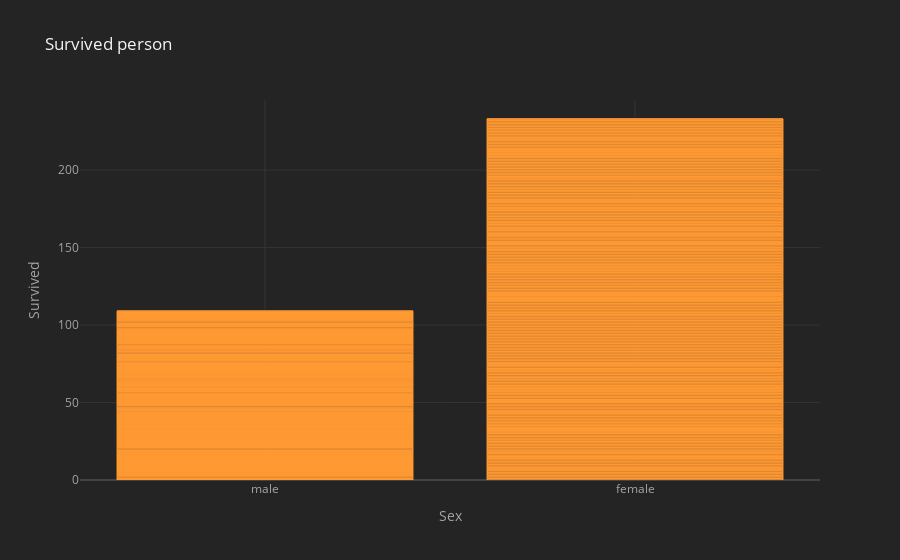

The cell this chart's notebook holds for it:
### Code cell
cf.set_config_file(theme='henanigans')
titanic.iplot(kind='bar',x='sex',y='survived',title='Survived person',xTitle='Sex',yTitle='Survived')

### Figure 1 — Plotly figure (JSON) as saved in the notebook; plotly's stock layout.template omitted (floating-point values rounded to 4 significant figures; data arrays with more than 128 entries replaced by an {"elided": "..."} marker saying what was removed)
{"data": [{"marker": {"color": "rgba(255, 153, 51, 0.6)", "line": {"color": "rgba(255, 153, 51, 1.0)", "width": 1}}, "name": "survived", "orientation": "v", "text": "", "type": "bar", "x": {"elided": "891 str values"}, "y": {"elided": "891 int values"}}], "layout": {"legend": {"bgcolor": "#242424", "font": {"color": "#F4F4F4"}}, "paper_bgcolor": "#242424", "plot_bgcolor": "#242424", "title": {"font": {"color": "#F4F4F4"}, "text": "Survived person"}, "xaxis": {"gridcolor": "#343434", "showgrid": true, "tickfont": {"color": "#A4A4A4"}, "title": {"font": {"color": "#A4A4A4"}, "text": "Sex"}, "zerolinecolor": "#444444"}, "yaxis": {"gridcolor": "#343434", "showgrid": true, "tickfont": {"color": "#A4A4A4"}, "title": {"font": {"color": "#A4A4A4"}, "text": "Survived"}, "zerolinecolor": "#444444"}}}
